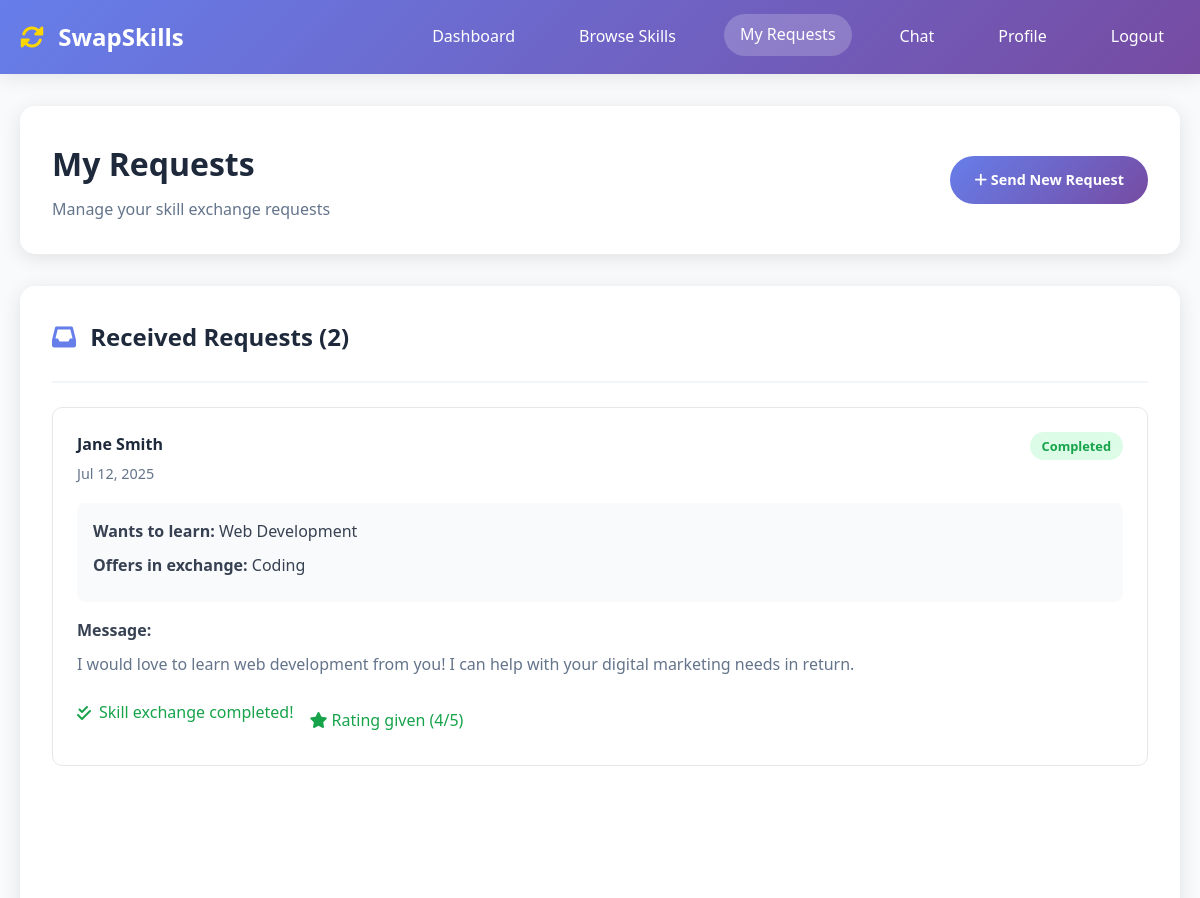
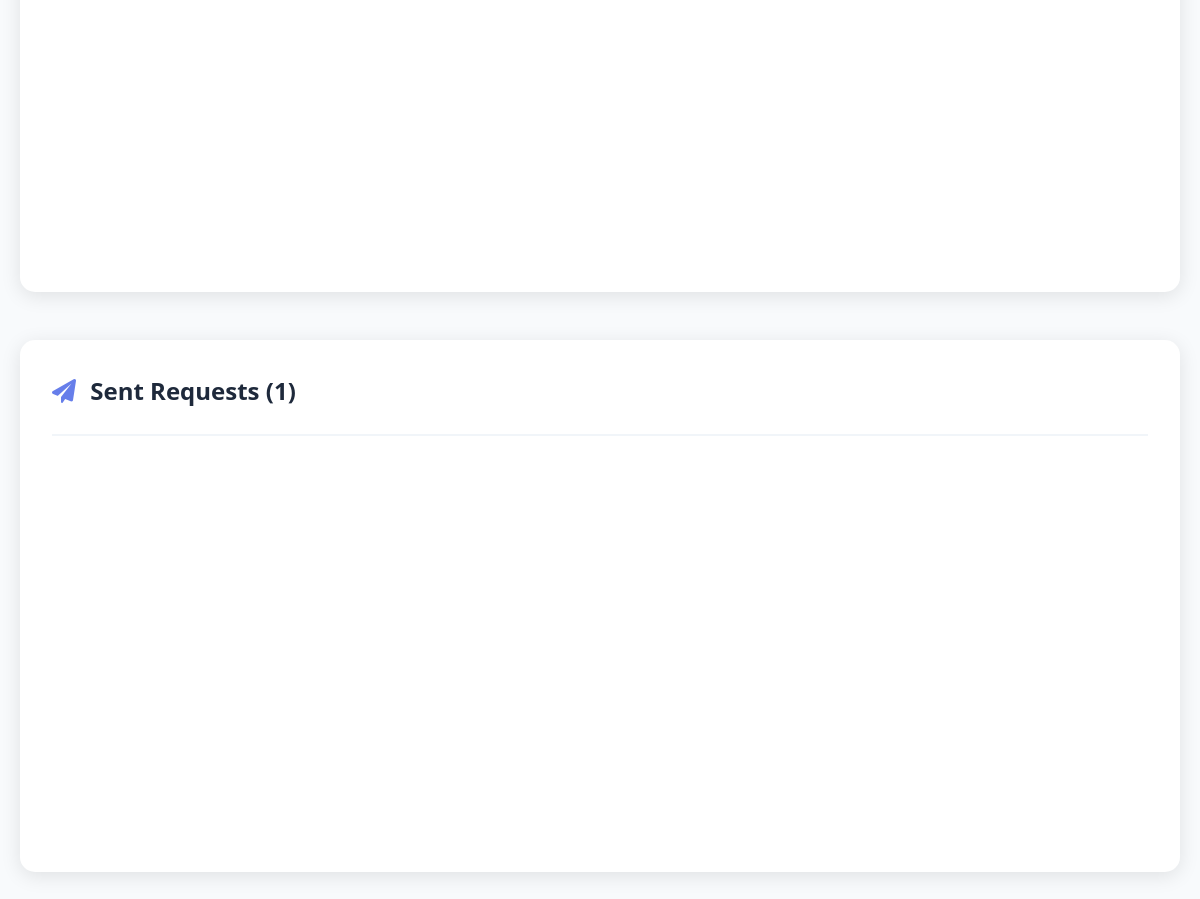
Screenshot of /requests.php (signed in) with the database file from the repository (2 pictures, top to bottom).
### tables this page shows
CREATE TABLE `swap_requests` (
  `id` int(11) NOT NULL,
  `requester_id` int(11) NOT NULL,
  `provider_id` int(11) NOT NULL,
  `requester_skill_id` int(11) DEFAULT NULL,
  `provider_skill_id` int(11) NOT NULL,
  `status` enum('pending','accepted','rejected','completed') DEFAULT 'pending',
  `message` text DEFAULT NULL,
  `created_at` timestamp NOT NULL DEFAULT current_timestamp(),
  `updated_at` timestamp NOT NULL DEFAULT current_timestamp() ON UPDATE current_timestamp()
);

CREATE TABLE `users` (
  `id` int(11) NOT NULL,
  `username` varchar(50) NOT NULL,
  `email` varchar(100) NOT NULL,
  `password` varchar(255) NOT NULL,
  `first_name` varchar(50) DEFAULT NULL,
  `last_name` varchar(50) DEFAULT NULL,
  `profile_image` varchar(255) DEFAULT NULL,
  `location` varchar(100) DEFAULT NULL,
  `availability` text DEFAULT NULL,
  `bio` text DEFAULT NULL,
  `is_public` tinyint(1) DEFAULT 1,
  `is_admin` tinyint(1) DEFAULT 0,
  `is_banned` tinyint(1) DEFAULT 0,
  `last_login` timestamp NULL DEFAULT NULL,
  `created_at` timestamp NOT NULL DEFAULT current_timestamp(),
  `updated_at` timestamp NOT NULL DEFAULT current_timestamp() ON UPDATE current_timestamp()
);

CREATE TABLE `skills` (
  `id` int(11) NOT NULL,
  `user_id` int(11) NOT NULL,
  `name` varchar(100) NOT NULL,
  `description` text DEFAULT NULL,
  `category` varchar(50) DEFAULT NULL,
  `level` enum('beginner','intermediate','expert') DEFAULT 'beginner',
  `is_offered` tinyint(1) DEFAULT 1,
  `created_at` timestamp NOT NULL DEFAULT current_timestamp()
);

CREATE TABLE `reviews` (
  `id` int(11) NOT NULL,
  `swap_request_id` int(11) NOT NULL,
  `reviewer_id` int(11) NOT NULL,
  `reviewee_id` int(11) NOT NULL,
  `rating` int(11) NOT NULL CHECK (`rating` >= 1 and `rating` <= 5),
  `feedback` text DEFAULT NULL,
  `created_at` timestamp NOT NULL DEFAULT current_timestamp()
);

### config.php (called while the page is built, shortened)
<?php
function getDBConnection() {
    try {
        $pdo = new PDO("mysql:host=".DB_HOST.";dbname=".DB_NAME, DB_USER, DB_PASS);
        $pdo->setAttribute(PDO::ATTR_ERRMODE, PDO::ERRMODE_EXCEPTION);
        return $pdo;
    } catch(PDOException $e) {
        die("Connection failed: " . $e->getMessage());
    }
}
function getCurrentUser() {
    $pdo = getDBConnection();
    $stmt = $pdo->prepare("SELECT * FROM users WHERE id = ?");
    $stmt->execute([$_SESSION['user_id']]);
    return $stmt->fetch(PDO::FETCH_ASSOC);
}
?>

### requests.php (the view, shortened to what this page needs)
<?php
require_once 'config.php';
$user = getCurrentUser();
$pdo = getDBConnection();
$stmt = $pdo->prepare("
    SELECT sr.*,
           requester.first_name as requester_first_name, requester.last_name as requester_last_name,
           provider.first_name as provider_first_name, provider.last_name as provider_last_name,
           requester_skill.name as requester_skill_name,
           provider_skill.name as provider_skill_name,
           r1.rating as user_rating_given,
           r2.rating as other_rating_given
    FROM swap_requests sr
    LEFT JOIN users requester ON sr.requester_id = requester.id
    LEFT JOIN users provider ON sr.provider_id = provider.id
    LEFT JOIN skills requester_skill ON sr.requester_skill_id = requester_skill.id
    LEFT JOIN skills provider_skill ON sr.provider_skill_id = provider_skill.id
    LEFT JOIN reviews r1 ON sr.id = r1.swap_request_id AND r1.reviewer_id = ?
    LEFT JOIN reviews r2 ON sr.id = r2.swap_request_id AND r2.reviewer_id != ?
    WHERE sr.requester_id = ? OR sr.provider_id = ?
    ORDER BY sr.created_at DESC
");
$stmt->execute([$user['id'], $user['id'], $user['id'], $user['id']]);
$requests = $stmt->fetchAll(PDO::FETCH_ASSOC);
$sentRequests = array_filter($requests, function($req) use ($user) {
    return $req['requester_id'] == $user['id'];
});
$receivedRequests = array_filter($requests, function($req) use ($user) {
    return $req['provider_id'] == $user['id'];
});
?>
<!DOCTYPE html>
<html lang="en">
<head>
    <link rel="stylesheet" href="css/style.css">
    <link href="https://cdnjs.cloudflare.com/ajax/libs/font-awesome/6.0.0/css/all.min.css" rel="stylesheet">
</head>
<body>
    <nav class="navbar">
        <div class="nav-container">
            <div class="nav-logo">
                <h2><i class="fa-solid fa-rotate"></i> SwapSkills</h2>
            </div>
            <div class="nav-menu">
                <a href="dashboard.php" class="nav-link">Dashboard</a>
                <a href="browse.php" class="nav-link">Browse Skills</a>
                <a href="requests.php" class="nav-link active">My Requests</a>
                <a href="chat.php" class="nav-link">
                    Chat
                </a>
                <a href="profile.php" class="nav-link">Profile</a>
                <a href="logout.php" class="nav-link">Logout</a>
            </div>
        </div>
    </nav>
    <div class="dashboard-container">
        <div class="dashboard-header">
            <div class="welcome-section">
                <h1>My Requests</h1>
                <p>Manage your skill exchange requests</p>
            </div>
            <div class="quick-actions">
                <a href="browse.php" class="btn btn-primary">
                    <i class="fas fa-plus"></i> Send New Request
                </a>
            </div>
        </div>
        <div class="requests-container">
            <div class="requests-section">
                <div class="section-header">
                    <h2><i class="fas fa-inbox"></i> Received Requests (<?php echo count($receivedRequests); ?>)</h2>
                </div>
                <?php if (empty($receivedRequests)): ?>
                    <div class="empty-state">
                        <i class="fas fa-inbox"></i>
                        <h3>No Received Requests</h3>
                        <p>When someone wants to learn your skills, their requests will appear here.</p>
                    </div>
                <?php else: ?>
                    <div class="requests-list">
                        <?php foreach ($receivedRequests as $request): ?>
                            <div class="request-card">
                                <div class="request-header">
                                    <div class="requester-info">
                                        <h4><?php echo htmlspecialchars($request['requester_first_name'] . ' ' . $request['requester_last_name']); ?></h4>
                                        <span class="request-date"><?php echo date('M j, Y', strtotime($request['created_at'])); ?></span>
                                    </div>
                                    <span class="status status-<?php echo $request['status']; ?>">
                                        <?php echo ucfirst($request['status']); ?>
                                    </span>
                                </div>
                                <div class="request-details">
                                    <div class="skill-exchange">
                                        <div class="wanted-skill">
                                            <strong>Wants to learn:</strong> <?php echo htmlspecialchars($request['provider_skill_name']); ?>
                                        </div>
                                        <?php if ($request['requester_skill_name']): ?>
                                            <div class="offered-skill">
                                                <strong>Offers in exchange:</strong> <?php echo htmlspecialchars($request['requester_skill_name']); ?>
                                            </div>
                                        <?php endif; ?>
                                    </div>
                                    <div class="request-message">
                                        <strong>Message:</strong>
                                        <p><?php echo nl2br(htmlspecialchars($request['message'])); ?></p>
                                    </div>
                                </div>
                                <?php if ($request['status'] === 'pending'): ?>
                                    <div class="request-actions">
                                        <form method="POST" style="display: inline;">
                                            <input type="hidden" name="csrf_token" value="<?php echo generateCSRFToken(); ?>">
                                            <input type="hidden" name="request_id" value="<?php echo $request['id']; ?>">
                                            <input type="hidden" name="action" value="accept">
                                            <button type="submit" class="btn btn-primary">
                                                <i class="fas fa-check"></i> Accept
                                            </button>
                                        </form>
                                        <form method="POST" style="display: inline;">
                                            <input type="hidden" name="csrf_token" value="<?php echo generateCSRFToken(); ?>">
                                            <input type="hidden" name="request_id" value="<?php echo $request['id']; ?>">
                                            <input type="hidden" name="action" value="reject">
                                            <button type="submit" class="btn btn-danger">
                                                <i class="fas fa-times"></i> Reject
                                            </button>
                                        </form>
                                    </div>
                                <?php elseif ($request['status'] === 'completed'): ?>
                                    <div class="request-actions">
                                        <span class="completed-note">
                                            <i class="fas fa-check-double"></i>
                                            Skill exchange completed!
                                        </span>
                                        <?php if (!$request['user_rating_given']): ?>
                                            <a href="rate-user.php?request_id=<?php echo $request['id']; ?>" class="btn btn-warning">
                                                <i class="fas fa-star"></i> Rate User
                                            </a>
                                        <?php else: ?>
                                            <span class="rating-given">
                                                <i class="fas fa-star"></i> Rating given (<?php echo $request['user_rating_given']; ?>/5)
                                            </span>
                                        <?php endif; ?>
                                    </div>
                                <?php endif; ?>
                            </div>
                        <?php endforeach; ?>
                    </div>
                <?php endif; ?>
            </div>
            <div class="requests-section">
                <div class="section-header">
                    <h2><i class="fas fa-paper-plane"></i> Sent Requests (<?php echo count($sentRequests); ?>)</h2>
                </div>
                <?php if (empty($sentRequests)): ?>
                    <div class="empty-state">
                        <i class="fas fa-paper-plane"></i>
                        <h3>No Sent Requests</h3>
                        <p>Start browsing skills to send your first request!</p>
                        <a href="browse.php" class="btn btn-primary">Browse Skills</a>
                    </div>
                <?php else: ?>
                    <div class="requests-list">
                    </div>
                <?php endif; ?>
            </div>
        </div>
    </div>
</body>
</html>

### css/style.css (style rules this page uses)
* { margin: 0; padding: 0; box-sizing: border-box; }
body { font-family: 'Segoe UI', Tahoma, Geneva, Verdana, sans-serif; line-height: 1.6; color: #333; background-color: #f8fafc; }
.navbar { background: linear-gradient(135deg, #667eea 0%, #764ba2 100%); padding: 1rem 0; position: sticky; top: 0; z-index: 1000; box-shadow: 0 2px 20px rgba(0,0,0,0.1); }
.nav-container { max-width: 1200px; margin: 0 auto; padding: 0 20px; display: flex; justify-content: space-between; align-items: center; }
.nav-logo h2 { color: white; font-weight: 700; font-size: 1.5rem; }
.nav-logo i { margin-right: 8px; color: #ffd700; }
.nav-menu { display: flex; gap: 2rem; }
.nav-link { color: white; text-decoration: none; font-weight: 500; padding: 0.5rem 1rem; border-radius: 25px; transition: all 0.3s ease; }
.nav-link:hover, .nav-link.active { background-color: rgba(255,255,255,0.2); transform: translateY(-2px); }
.btn { display: inline-block; padding: 12px 24px; border: none; border-radius: 25px; font-weight: 600; text-decoration: none; text-align: center; cursor: pointer; transition: all 0.3s ease; font-size: 0.9rem; }
.btn-primary { background: linear-gradient(135deg, #667eea 0%, #764ba2 100%); color: white; }
.dashboard-container { max-width: 1200px; margin: 0 auto; padding: 2rem 20px; }
.dashboard-header { display: flex; justify-content: space-between; align-items: center; margin-bottom: 2rem; padding: 2rem; background: white; border-radius: 15px; box-shadow: 0 4px 20px rgba(0,0,0,0.1); }
.welcome-section h1 { color: #1e293b; margin-bottom: 0.5rem; }
.welcome-section p { color: #64748b; }
.quick-actions { display: flex; gap: 1rem; }
.section-header { display: flex; justify-content: space-between; align-items: center; margin-bottom: 2rem; padding-bottom: 1rem; border-bottom: 1px solid #e5e7eb; }
.section-header h2 { color: #1e293b; }
.section-header i { margin-right: 0.5rem; color: #667eea; }
.status { padding: 0.25rem 0.75rem; border-radius: 15px; font-size: 0.8rem; font-weight: 600; }
.status-completed { background: #dbeafe; color: #2563eb; }
.requests-list { space-y: 1rem; }
.request-details p { color: #64748b; margin-bottom: 0.25rem; }
.rating-given { color: #16a34a; font-weight: 500; }
.completed-note, .accepted-note { display: flex; align-items: center; gap: 0.5rem; color: #16a34a; font-weight: 500; margin-bottom: 1rem; }
.section-header { margin-bottom: 1.5rem; padding-bottom: 1rem; border-bottom: 2px solid #f1f5f9; }
.section-header h2 { margin: 0 0 0.5rem; color: #1e293b; font-size: 1.5rem; font-weight: 600; }
.status.status-completed { background: #dcfce7; color: #16a34a; }

### requests.php (style rules this page uses)
.requests-container { display: grid; gap: 3rem; }
.requests-section { background: white; padding: 2rem; border-radius: 15px; box-shadow: 0 4px 20px rgba(0,0,0,0.1); }
.request-card { border: 1px solid #e5e7eb; border-radius: 10px; padding: 1.5rem; margin-bottom: 1rem; transition: all 0.3s ease; }
.request-header { display: flex; justify-content: space-between; align-items: flex-start; margin-bottom: 1rem; }
.requester-info h4, .provider-info h4 { color: #1e293b; margin-bottom: 0.25rem; }
.request-date { color: #64748b; font-size: 0.9rem; }
.request-details { margin-bottom: 1.5rem; }
.skill-exchange { margin-bottom: 1rem; padding: 1rem; background: #f8fafc; border-radius: 8px; }
.wanted-skill, .offered-skill { margin-bottom: 0.5rem; color: #374151; }
.request-message { color: #374151; }
.request-message p { margin-top: 0.5rem; color: #64748b; line-height: 1.5; }
.request-actions { display: flex; gap: 1rem; align-items: center; }

### rows the page displays
swap_requests: requester.last_name "Jane Smith", created_at "Jul 12, 2025", status "Completed", provider_skill.name "Web Development", requester_skill.name "Coding", message "I would love to learn web development from you! I can help with your digital marketing needs in return.", reviews.rating "4"

### other values shown
count($receivedRequests) "2"
count($sentRequests) "1"
